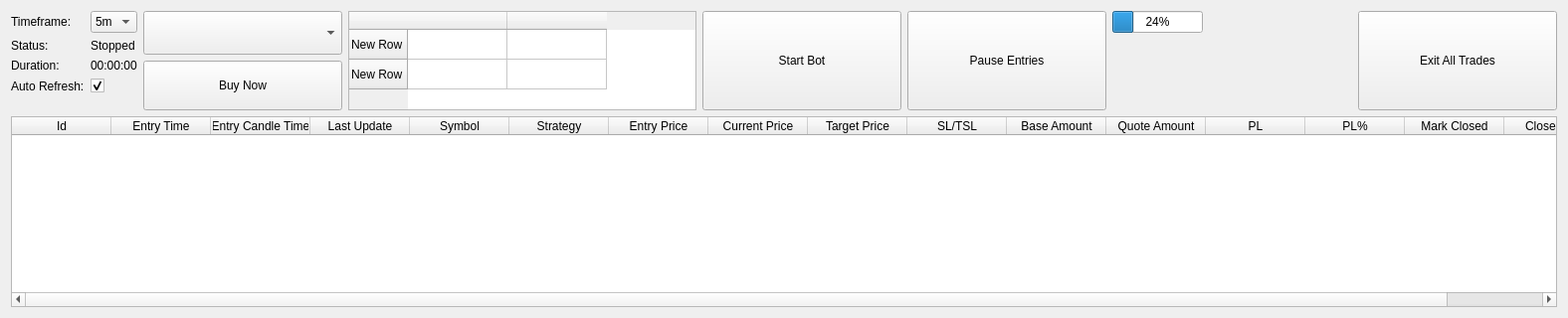
        <widget class="QWidget" name="tabTrades">
         <attribute name="title">
          <string>Trades</string>
         </attribute>
         <layout class="QGridLayout" name="gridLayout_18">
          <item row="0" column="0">
           <layout class="QVBoxLayout" name="verticalLayout_13">
            <item>
             <layout class="QHBoxLayout" name="horizontalLayout_5">
              <item>
               <layout class="QFormLayout" name="formLayout_10">
                <property name="sizeConstraint">
                 <enum>QLayout::SetMinimumSize</enum>
                </property>
                <item row="0" column="0">
                 <widget class="QLabel" name="timeframeLabel">
                  <property name="text">
                   <string>Timeframe:</string>
                  </property>
                 </widget>
                </item>
                <item row="0" column="1">
                 <widget class="QComboBox" name="drpBotTimeframe">
                  <property name="sizePolicy">
                   <sizepolicy hsizetype="Fixed" vsizetype="Fixed">
                    <horstretch>0</horstretch>
                    <verstretch>0</verstretch>
                   </sizepolicy>
                  </property>
                  <property name="minimumSize">
                   <size>
                    <width>10</width>
                    <height>0</height>
                   </size>
                  </property>
                  <property name="maximumSize">
                   <size>
                    <width>300</width>
                    <height>16777215</height>
                   </size>
                  </property>
                  <property name="currentText" stdset="0">
                   <string>5m</string>
                  </property>
                  <property name="currentIndex">
                   <number>1</number>
                  </property>
                  <item>
                   <property name="text">
                    <string>1m</string>
                   </property>
                  </item>
                  <item>
                   <property name="text">
                    <string>5m</string>
                   </property>
                  </item>
                  <item>
                   <property name="text">
                    <string>1h</string>
                   </property>
                  </item>
                  <item>
                   <property name="text">
                    <string>1d</string>
                   </property>
                  </item>
                 </widget>
                </item>
                <item row="1" column="0">
                 <widget class="QLabel" name="statusLabel">
                  <property name="text">
                   <string>Status:</string>
                  </property>
                 </widget>
                </item>
                <item row="1" column="1">
                 <widget class="QLabel" name="lblBotStatus">
                  <property name="maximumSize">
                   <size>
                    <width>300</width>
                    <height>16777215</height>
                   </size>
                  </property>
                  <property name="text">
                   <string>Stopped</string>
                  </property>
                 </widget>
                </item>
                <item row="2" column="0">
                 <widget class="QLabel" name="openTradesLabel">
                  <property name="text">
                   <string>Duration:</string>
                  </property>
                 </widget>
                </item>
                <item row="2" column="1">
                 <widget class="QLabel" name="lblBotRunTime">
                  <property name="maximumSize">
                   <size>
                    <width>300</width>
                    <height>16777215</height>
                   </size>
                  </property>
                  <property name="text">
                   <string>00:00:00</string>
                  </property>
                 </widget>
                </item>
                <item row="3" column="0">
                 <widget class="QLabel" name="asdLabel_2">
                  <property name="text">
                   <string>Auto Refresh:</string>
                  </property>
                 </widget>
                </item>
                <item row="3" column="1">
                 <widget class="QCheckBox" name="chkAutoRefreshOpenTrades">
                  <property name="maximumSize">
                   <size>
                    <width>300</width>
                    <height>16777215</height>
                   </size>
                  </property>
                  <property name="text">
                   <string/>
                  </property>
                  <property name="checked">
                   <bool>true</bool>
                  </property>
                 </widget>
                </item>
               </layout>
              </item>
              <item>
               <layout class="QVBoxLayout" name="verticalLayout_2">
                <item>
                 <widget class="QComboBox" name="drpSymbolBuyNow">
                  <property name="sizePolicy">
                   <sizepolicy hsizetype="Fixed" vsizetype="Minimum">
                    <horstretch>0</horstretch>
                    <verstretch>0</verstretch>
                   </sizepolicy>
                  </property>
                  <property name="minimumSize">
                   <size>
                    <width>200</width>
                    <height>0</height>
                   </size>
                  </property>
                  <property name="maximumSize">
                   <size>
                    <width>140</width>
                    <height>16777215</height>
                   </size>
                  </property>
                 </widget>
                </item>
                <item>
                 <widget class="QPushButton" name="btnBuyNow">
                  <property name="sizePolicy">
                   <sizepolicy hsizetype="Fixed" vsizetype="Fixed">
                    <horstretch>0</horstretch>
                    <verstretch>0</verstretch>
                   </sizepolicy>
                  </property>
                  <property name="minimumSize">
                   <size>
                    <width>200</width>
                    <height>50</height>
                   </size>
                  </property>
                  <property name="text">
                   <string>Buy Now</string>
                  </property>
                 </widget>
                </item>
               </layout>
              </item>
              <item>
               <widget class="QTableWidget" name="tblQuickStats">
                <property name="sizePolicy">
                 <sizepolicy hsizetype="Fixed" vsizetype="Fixed">
                  <horstretch>0</horstretch>
                  <verstretch>0</verstretch>
                 </sizepolicy>
                </property>
                <property name="minimumSize">
                 <size>
                  <width>350</width>
                  <height>0</height>
                 </size>
                </property>
                <property name="maximumSize">
                 <size>
                  <width>350</width>
                  <height>100</height>
                 </size>
                </property>
                <row>
                 <property name="text">
                  <string>New Row</string>
                 </property>
                </row>
                <row>
                 <property name="text">
                  <string>New Row</string>
                 </property>
                </row>
                <column>
                 <property name="text">
                  <string/>
                 </property>
                </column>
                <column>
                 <property name="text">
                  <string/>
                 </property>
                </column>
               </widget>
              </item>
              <item>
               <widget class="QPushButton" name="btnStartBot">
                <property name="sizePolicy">
                 <sizepolicy hsizetype="Fixed" vsizetype="Minimum">
                  <horstretch>0</horstretch>
                  <verstretch>100</verstretch>
                 </sizepolicy>
                </property>
                <property name="minimumSize">
                 <size>
                  <width>200</width>
                  <height>0</height>
                 </size>
                </property>
                <property name="maximumSize">
                 <size>
                  <width>200</width>
                  <height>16777215</height>
                 </size>
                </property>
                <property name="text">
                 <string>Start Bot</string>
                </property>
               </widget>
              </item>
              <item>
               <widget class="QPushButton" name="btnStopEntries">
                <property name="sizePolicy">
                 <sizepolicy hsizetype="Fixed" vsizetype="Minimum">
                  <horstretch>0</horstretch>
                  <verstretch>100</verstretch>
                 </sizepolicy>
                </property>
                <property name="minimumSize">
                 <size>
                  <width>200</width>
                  <height>0</height>
                 </size>
                </property>
                <property name="maximumSize">
                 <size>
                  <width>200</width>
                  <height>16777215</height>
                 </size>
                </property>
                <property name="text">
                 <string>Pause Entries</string>
                </property>
               </widget>
              </item>
              <item>
               <layout class="QVBoxLayout" name="verticalLayout_11">
                <item>
                 <widget class="QProgressBar" name="progressBar">
                  <property name="sizePolicy">
                   <sizepolicy hsizetype="Fixed" vsizetype="Fixed">
                    <horstretch>0</horstretch>
                    <verstretch>0</verstretch>
                   </sizepolicy>
                  </property>
                  <property name="value">
                   <number>24</number>
                  </property>
                 </widget>
                </item>
                <item>
                 <widget class="QLabel" name="lblSwtUpdate">
                  <property name="text">
                   <string/>
                  </property>
                 </widget>
                </item>
               </layout>
              </item>
              <item>
               <spacer name="horizontalSpacer_9">
                <property name="orientation">
                 <enum>Qt::Horizontal</enum>
                </property>
                <property name="sizeType">
                 <enum>QSizePolicy::Fixed</enum>
                </property>
                <property name="sizeHint" stdset="0">
                 <size>
                  <width>150</width>
                  <height>20</height>
                 </size>
                </property>
               </spacer>
              </item>
              <item>
               <widget class="QPushButton" name="btnExitAllTrades">
                <property name="sizePolicy">
                 <sizepolicy hsizetype="Fixed" vsizetype="Minimum">
                  <horstretch>0</horstretch>
                  <verstretch>100</verstretch>
                 </sizepolicy>
                </property>
                <property name="minimumSize">
                 <size>
                  <width>200</width>
                  <height>0</height>
                 </size>
                </property>
                <property name="maximumSize">
                 <size>
                  <width>200</width>
                  <height>16777215</height>
                 </size>
                </property>
                <property name="text">
                 <string>Exit All Trades</string>
                </property>
               </widget>
              </item>
             </layout>
            </item>
            <item>
             <widget class="QTableWidget" name="tblTrades">
              <property name="enabled">
               <bool>true</bool>
              </property>
              <property name="minimumSize">
               <size>
                <width>0</width>
                <height>100</height>
               </size>
              </property>
              <property name="styleSheet">
               <string notr="true"/>
              </property>
              <attribute name="verticalHeaderVisible">
               <bool>false</bool>
              </attribute>
              <column>
               <property name="text">
                <string>Id</string>
               </property>
              </column>
              <column>
               <property name="text">
                <string>Entry Time</string>
               </property>
              </column>
              <column>
               <property name="text">
                <string>Entry Candle Time</string>
               </property>
              </column>
              <column>
               <property name="text">
                <string>Last Update</string>
               </property>
              </column>
              <column>
               <property name="text">
                <string>Symbol</string>
               </property>
              </column>
              <column>
               <property name="text">
                <string>Strategy</string>
               </property>
              </column>
              <column>
               <property name="text">
                <string>Entry Price</string>
               </property>
              </column>
              <column>
               <property name="text">
                <string>Current Price</string>
               </property>
              </column>
              <column>
               <property name="text">
                <string>Target Price</string>
               </property>
              </column>
              <column>
               <property name="text">
                <string>SL/TSL</string>
               </property>
              </column>
              <column>
               <property name="text">
                <string>Base Amount</string>
               </property>
              </column>
              <column>
               <property name="text">
                <string>Quote Amount</string>
               </property>
              </column>
              <column>
               <property name="text">
                <string>PL</string>
               </property>
              </column>
              <column>
               <property name="text">
                <string>PL%</string>
               </property>
              </column>
              <column>
               <property name="text">
                <string>Mark Closed</string>
               </property>
              </column>
              <column>
               <property name="text">
                <string>Close Now</string>
               </property>
              </column>
             </widget>
            </item>
           </layout>
          </item>
         </layout>
        </widget>
